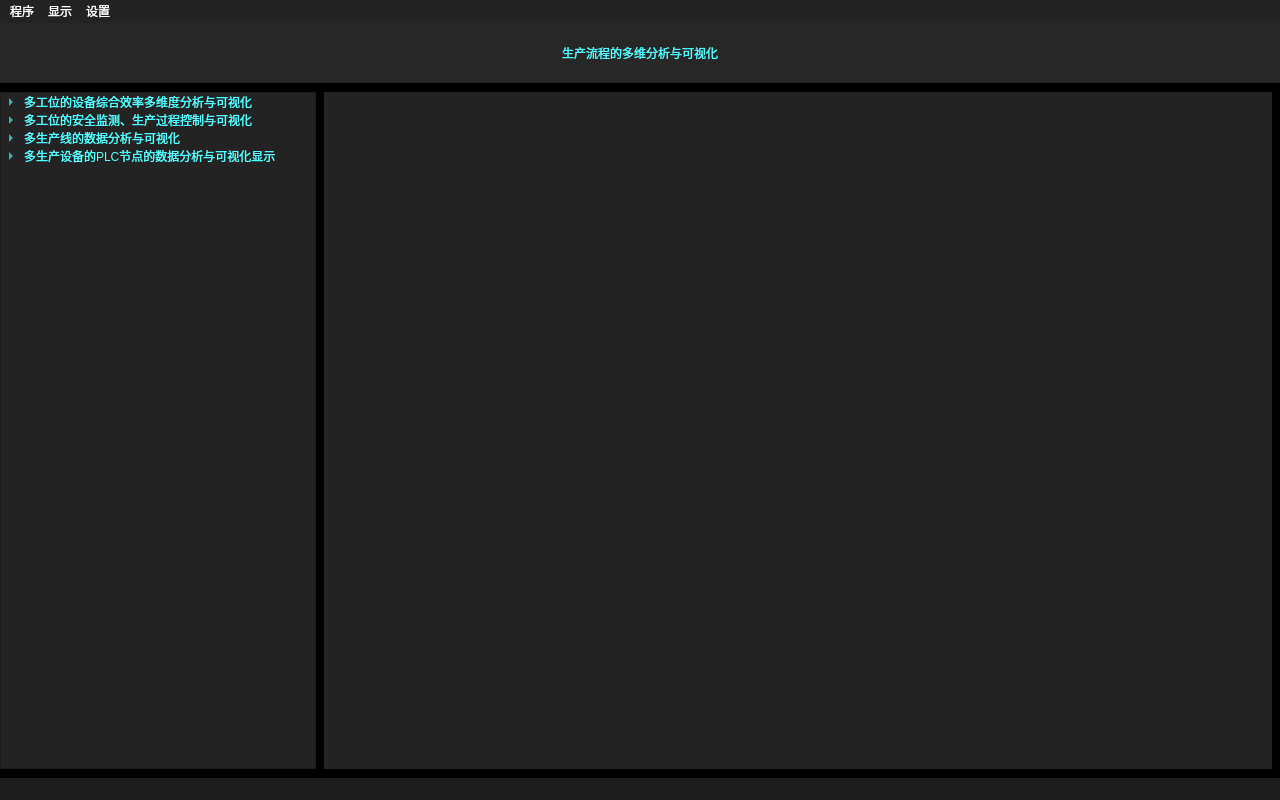
<?xml version="1.0" encoding="UTF-8"?>
<ui version="4.0">
 <class>MainWindow</class>
 <widget class="QMainWindow" name="MainWindow">
  <property name="geometry">
   <rect>
    <x>0</x>
    <y>0</y>
    <width>1280</width>
    <height>800</height>
   </rect>
  </property>
  <property name="windowTitle">
   <string>基于人工智能的生产流程分析与可视化系统</string>
  </property>
  <property name="styleSheet">
   <string notr="true">background-color: rgb(0, 0, 0);</string>
  </property>
  <widget class="QWidget" name="centralwidget">
   <layout class="QVBoxLayout" name="verticalLayout">
    <property name="spacing">
     <number>0</number>
    </property>
    <property name="leftMargin">
     <number>0</number>
    </property>
    <property name="topMargin">
     <number>0</number>
    </property>
    <property name="rightMargin">
     <number>0</number>
    </property>
    <property name="bottomMargin">
     <number>0</number>
    </property>
    <item>
     <widget class="QLabel" name="titleLabel">
      <property name="sizePolicy">
       <sizepolicy hsizetype="Preferred" vsizetype="MinimumExpanding">
        <horstretch>0</horstretch>
        <verstretch>0</verstretch>
       </sizepolicy>
      </property>
      <property name="minimumSize">
       <size>
        <width>0</width>
        <height>0</height>
       </size>
      </property>
      <property name="maximumSize">
       <size>
        <width>16777215</width>
        <height>60</height>
       </size>
      </property>
      <property name="styleSheet">
       <string notr="true">background-color: rgb(39, 39, 39);
font: 29pt &quot;宋体&quot;;
color: rgb(90, 174, 242);
color: rgb(255, 255, 255);
color: rgb(85, 255, 255);</string>
      </property>
      <property name="text">
       <string>生产流程的多维分析与可视化</string>
      </property>
      <property name="scaledContents">
       <bool>true</bool>
      </property>
      <property name="alignment">
       <set>Qt::AlignCenter</set>
      </property>
      <property name="wordWrap">
       <bool>false</bool>
      </property>
      <property name="indent">
       <number>0</number>
      </property>
     </widget>
    </item>
    <item>
     <widget class="QScrollArea" name="scrollArea">
      <property name="sizePolicy">
       <sizepolicy hsizetype="Expanding" vsizetype="Expanding">
        <horstretch>0</horstretch>
        <verstretch>0</verstretch>
       </sizepolicy>
      </property>
      <property name="frameShape">
       <enum>QFrame::NoFrame</enum>
      </property>
      <property name="verticalScrollBarPolicy">
       <enum>Qt::ScrollBarAsNeeded</enum>
      </property>
      <property name="widgetResizable">
       <bool>true</bool>
      </property>
      <widget class="QWidget" name="scrollAreaWidgetContents">
       <property name="geometry">
        <rect>
         <x>0</x>
         <y>0</y>
         <width>1280</width>
         <height>695</height>
        </rect>
       </property>
       <layout class="QHBoxLayout" name="horizontalLayout" stretch="0">
        <property name="spacing">
         <number>0</number>
        </property>
        <property name="leftMargin">
         <number>0</number>
        </property>
        <property name="topMargin">
         <number>9</number>
        </property>
        <property name="rightMargin">
         <number>0</number>
        </property>
        <property name="bottomMargin">
         <number>9</number>
        </property>
        <item>
         <layout class="QHBoxLayout" name="horizontalLayout_2" stretch="1,3">
          <property name="spacing">
           <number>8</number>
          </property>
          <property name="leftMargin">
           <number>0</number>
          </property>
          <property name="rightMargin">
           <number>8</number>
          </property>
          <item>
           <widget class="QTreeWidget" name="treeWidget">
            <property name="styleSheet">
             <string notr="true">font: 11pt &quot;微软雅黑&quot;;
background-color: rgb(35, 35, 35);
color: rgb(85, 255, 255);

</string>
            </property>
            <property name="alternatingRowColors">
             <bool>false</bool>
            </property>
            <property name="selectionBehavior">
             <enum>QAbstractItemView::SelectRows</enum>
            </property>
            <property name="iconSize">
             <size>
              <width>0</width>
              <height>0</height>
             </size>
            </property>
            <property name="autoExpandDelay">
             <number>1</number>
            </property>
            <property name="rootIsDecorated">
             <bool>true</bool>
            </property>
            <property name="animated">
             <bool>true</bool>
            </property>
            <property name="allColumnsShowFocus">
             <bool>false</bool>
            </property>
            <property name="wordWrap">
             <bool>false</bool>
            </property>
            <property name="headerHidden">
             <bool>true</bool>
            </property>
            <attribute name="headerVisible">
             <bool>false</bool>
            </attribute>
            <column>
             <property name="text">
              <string>1</string>
             </property>
            </column>
            <item>
             <property name="text">
              <string>多工位的设备综合效率多维度分析与可视化</string>
             </property>
             <item>
              <property name="text">
               <string>侧板焊接线</string>
              </property>
              <item>
               <property name="text">
                <string>侧板设备工作损失占比</string>
               </property>
              </item>
              <item>
               <property name="text">
                <string>侧板OEE能效日推图</string>
               </property>
              </item>
              <item>
               <property name="text">
                <string>侧板设备工作损失时间统计</string>
               </property>
              </item>
             </item>
            </item>
            <item>
             <property name="text">
              <string>多工位的安全监测、生产过程控制与可视化</string>
             </property>
             <item>
              <property name="text">
               <string>专机下线</string>
              </property>
             </item>
             <item>
              <property name="text">
               <string>新萨瓦尼尼线</string>
              </property>
             </item>
             <item>
              <property name="text">
               <string>喷粉上线</string>
              </property>
             </item>
             <item>
              <property name="text">
               <string>老萨瓦尼尼线</string>
              </property>
             </item>
             <item>
              <property name="text">
               <string>薄板通用线</string>
              </property>
             </item>
            </item>
            <item>
             <property name="text">
              <string>多生产线的数据分析与可视化</string>
             </property>
             <item>
              <property name="text">
               <string>侧板焊接线</string>
              </property>
              <item>
               <property name="text">
                <string>焊接启动</string>
               </property>
              </item>
              <item>
               <property name="text">
                <string>送丝</string>
               </property>
              </item>
              <item>
               <property name="text">
                <string>油泵开</string>
               </property>
              </item>
             </item>
             <item>
              <property name="text">
               <string>新萨瓦尼尼线</string>
              </property>
              <item>
               <property name="text">
                <string>门板前左角度</string>
               </property>
              </item>
              <item>
               <property name="text">
                <string>门板中部左角度</string>
               </property>
              </item>
              <item>
               <property name="text">
                <string>门板后左角度</string>
               </property>
              </item>
              <item>
               <property name="text">
                <string>门板前右角度</string>
               </property>
              </item>
              <item>
               <property name="text">
                <string>门板中部右角度</string>
               </property>
              </item>
              <item>
               <property name="text">
                <string>门板后右角度</string>
               </property>
              </item>
             </item>
            </item>
            <item>
             <property name="text">
              <string>多生产设备的PLC节点的数据分析与可视化显示</string>
             </property>
             <item>
              <property name="text">
               <string>OP20线</string>
              </property>
              <item>
               <property name="text">
                <string>OP20今日报警频次</string>
               </property>
              </item>
              <item>
               <property name="text">
                <string>OP20一周报警情况</string>
               </property>
              </item>
              <item>
               <property name="text">
                <string>OP20侧气压低</string>
               </property>
              </item>
              <item>
               <property name="text">
                <string>OP20冲床报警</string>
               </property>
              </item>
             </item>
             <item>
              <property name="text">
               <string>OP30线</string>
              </property>
              <item>
               <property name="text">
                <string>OP30今日报警频次</string>
               </property>
              </item>
              <item>
               <property name="text">
                <string>OP30一周报警情况</string>
               </property>
              </item>
              <item>
               <property name="text">
                <string>OP30机器人急停</string>
               </property>
              </item>
              <item>
               <property name="text">
                <string>OP30码垛产品不一致</string>
               </property>
              </item>
             </item>
             <item>
              <property name="text">
               <string>OP40线</string>
              </property>
              <item>
               <property name="text">
                <string>OP40今日报警频次</string>
               </property>
              </item>
              <item>
               <property name="text">
                <string>OP40一周报警情况</string>
               </property>
              </item>
              <item>
               <property name="text">
                <string>OP40安全门未锁</string>
               </property>
              </item>
              <item>
               <property name="text">
                <string>OP40宽度检测气缸缩回未到位</string>
               </property>
              </item>
             </item>
            </item>
           </widget>
          </item>
          <item>
           <widget class="QLabel" name="graphLabel">
            <property name="styleSheet">
             <string notr="true">background-color: rgb(35, 35, 35);</string>
            </property>
            <property name="text">
             <string/>
            </property>
           </widget>
          </item>
         </layout>
        </item>
       </layout>
      </widget>
     </widget>
    </item>
   </layout>
  </widget>
  <widget class="QStatusBar" name="statusbar">
   <property name="styleSheet">
    <string notr="true">background-color: rgb(29, 29, 29);
color: rgb(255, 255, 255);</string>
   </property>
  </widget>
  <widget class="QMenuBar" name="menuBar">
   <property name="geometry">
    <rect>
     <x>0</x>
     <y>0</y>
     <width>1280</width>
     <height>23</height>
    </rect>
   </property>
   <property name="styleSheet">
    <string notr="true">background-color: rgb(35, 35, 35);
selection-background-color: rgb(100, 100, 100);
color: rgb(255, 255, 255);</string>
   </property>
   <widget class="QMenu" name="processMenu">
    <property name="title">
     <string>程序</string>
    </property>
    <addaction name="start"/>
    <addaction name="stop"/>
   </widget>
   <widget class="QMenu" name="setupMenu">
    <property name="title">
     <string>设置</string>
    </property>
    <addaction name="openConfigFile"/>
   </widget>
   <widget class="QMenu" name="viewMenu">
    <property name="title">
     <string>显示</string>
    </property>
    <addaction name="fullScreen"/>
    <addaction name="exitFullScreen"/>
   </widget>
   <addaction name="processMenu"/>
   <addaction name="viewMenu"/>
   <addaction name="setupMenu"/>
  </widget>
  <action name="openConfigFile">
   <property name="text">
    <string>打开配置文件</string>
   </property>
  </action>
  <action name="start">
   <property name="text">
    <string>启动</string>
   </property>
  </action>
  <action name="stop">
   <property name="text">
    <string>终止</string>
   </property>
  </action>
  <action name="chen1">
   <property name="text">
    <string>智能异常事件监测与保护系统</string>
   </property>
  </action>
  <action name="chen2">
   <property name="text">
    <string>产品工件智能角度检测系统</string>
   </property>
  </action>
  <action name="li">
   <property name="text">
    <string>传感器数据采集分析与可视化系统</string>
   </property>
  </action>
  <action name="yv1">
   <property name="text">
    <string>生产线报警智能检测分析系统</string>
   </property>
  </action>
  <action name="yv2">
   <property name="text">
    <string>工厂CPS产线建模与分析系统</string>
   </property>
  </action>
  <action name="wang">
   <property name="text">
    <string>工厂侧板效率智能检测系统</string>
   </property>
  </action>
  <action name="pan">
   <property name="text">
    <string>产品包装配件完整性监测系统</string>
   </property>
  </action>
  <action name="yue">
   <property name="text">
    <string>厚板线OEE效率检测系统</string>
   </property>
  </action>
  <action name="fullScreen">
   <property name="text">
    <string>全屏模式</string>
   </property>
  </action>
  <action name="exitFullScreen">
   <property name="text">
    <string>退出全屏</string>
   </property>
  </action>
 </widget>
 <resources/>
 <connections/>
</ui>
